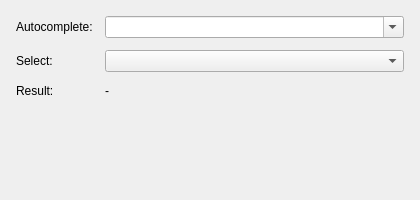
<?xml version="1.0" encoding="UTF-8"?>
<ui version="4.0">
 <class>MainWindow</class>
 <widget class="QMainWindow" name="MainWindow">
  <property name="geometry">
   <rect>
    <x>0</x>
    <y>0</y>
    <width>420</width>
    <height>200</height>
   </rect>
  </property>
  <property name="windowTitle">
   <string>QCustomComboBox Example</string>
  </property>
  <widget class="QWidget" name="centralwidget">
   <layout class="QFormLayout" name="formLayout">
    <property name="horizontalSpacing">
     <number>12</number>
    </property>
    <property name="verticalSpacing">
     <number>12</number>
    </property>
    <property name="leftMargin">
     <number>16</number>
    </property>
    <property name="topMargin">
     <number>16</number>
    </property>
    <property name="rightMargin">
     <number>16</number>
    </property>
    <property name="bottomMargin">
     <number>16</number>
    </property>
    <item row="0" column="0">
     <widget class="QLabel" name="autocompleteLabel">
      <property name="text">
       <string>Autocomplete:</string>
      </property>
     </widget>
    </item>
    <item row="0" column="1">
     <widget class="QCustomComboBox" name="searchCombo">
      <property name="editable">
       <bool>true</bool>
      </property>
     </widget>
    </item>
    <item row="1" column="0">
     <widget class="QLabel" name="selectLabel">
      <property name="text">
       <string>Select:</string>
      </property>
     </widget>
    </item>
    <item row="1" column="1">
     <widget class="QCustomComboBox" name="pickerCombo">
      <property name="editable">
       <bool>false</bool>
      </property>
     </widget>
    </item>
    <item row="2" column="0">
     <widget class="QLabel" name="resultCaption">
      <property name="text">
       <string>Result:</string>
      </property>
     </widget>
    </item>
    <item row="2" column="1">
     <widget class="QLabel" name="resultLabel">
      <property name="text">
       <string>-</string>
      </property>
     </widget>
    </item>
   </layout>
  </widget>
 </widget>
 <customwidgets>
  <customwidget>
   <class>QCustomComboBox</class>
   <extends>QComboBox</extends>
   <header location="global">Custom_Widgets.QCustomComboBox.h</header>
  </customwidget>
 </customwidgets>
 <resources/>
 <connections/>
</ui>
